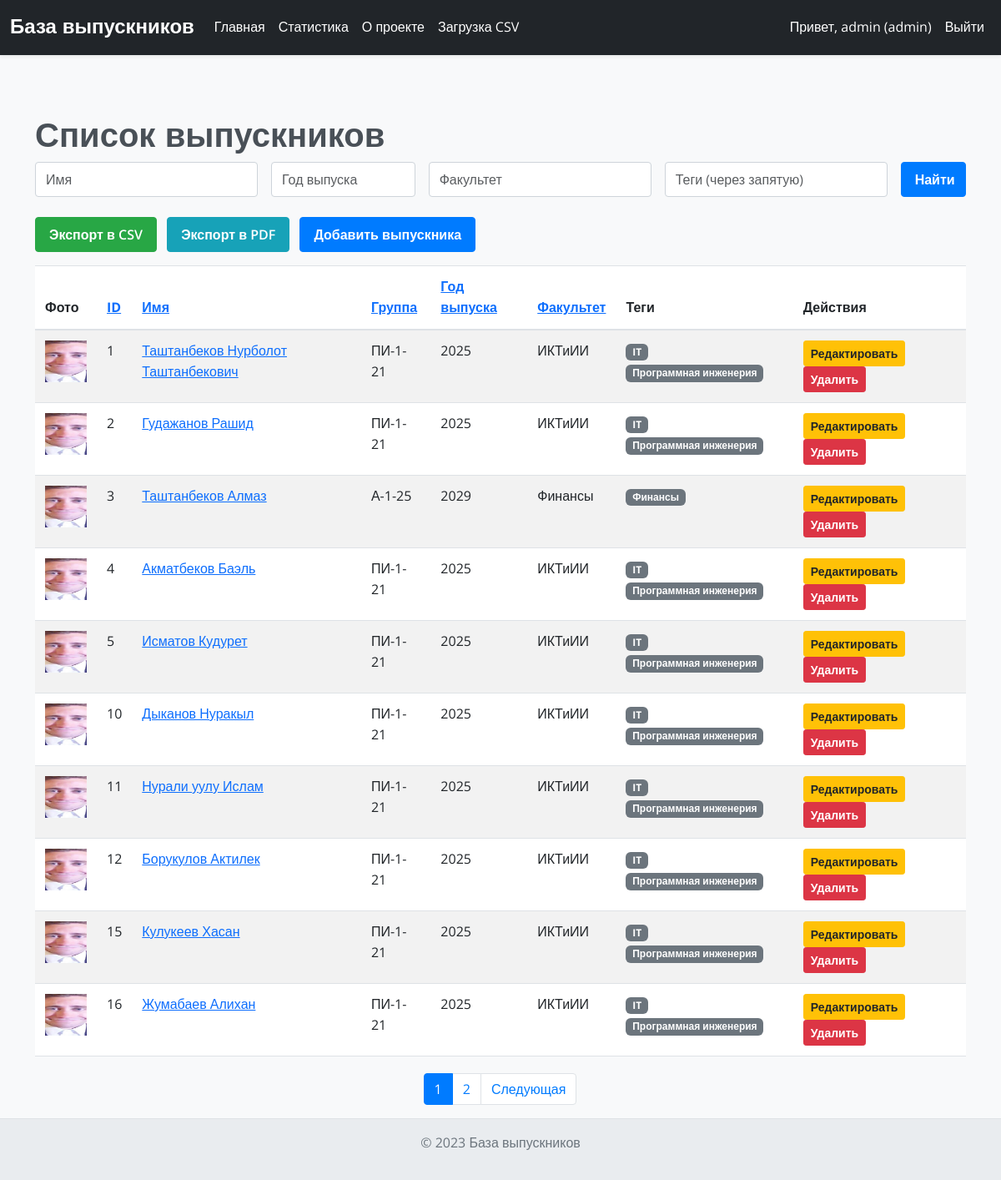
Screenshot of / (signed in) with the database file from the repository.
### models.py (models this page shows)
class User(UserMixin, db.Model):
    id = db.Column(db.Integer, primary_key=True)
    username = db.Column(db.String(50), unique=True, nullable=False)
    password = db.Column(db.String(100), nullable=False)
    role = db.Column(db.String(20), nullable=False, default='guest')  # guest, manager, admin

class Graduate(db.Model):
    id = db.Column(db.Integer, primary_key=True)
    name = db.Column(db.String(100), nullable=False)
    group = db.Column(db.String(20), nullable=False)
    graduation_year = db.Column(db.String(4), nullable=False)
    faculty = db.Column(db.String(100), nullable=False)
    bio = db.Column(db.Text, nullable=True)
    photo = db.Column(db.String(200), nullable=True)
    tags = db.relationship('Tag', secondary='graduate_tags', backref=db.backref('graduates', lazy='dynamic'))

class Tag(db.Model):
    id = db.Column(db.Integer, primary_key=True)
    name = db.Column(db.String(50), unique=True, nullable=False)

### routes/main.py (the view)
@main_bp.route('/')
@login_required
def index():
    name = request.args.get('name', '')
    graduation_year = request.args.get('graduation_year', '')
    faculty = request.args.get('faculty', '')
    tags = request.args.get('tags', '')
    page = request.args.get('page', 1, type=int)
    per_page = 10
    query = Graduate.query
    if name:
        query = query.filter(Graduate.name.ilike(f'%{name}%'))
    if graduation_year:
        query = query.filter(Graduate.graduation_year == graduation_year)
    if faculty:
        query = query.filter(Graduate.faculty.ilike(f'%{faculty}%'))
    if tags:
        tag_list = [tag.strip() for tag in tags.split(',') if tag.strip()]
        for tag_name in tag_list:
            query = query.join(graduate_tags).join(Tag).filter(Tag.name.ilike(f'%{tag_name}%'))
    sort_by = request.args.get('sort_by', 'id')
    sort_order = request.args.get('sort_order', 'asc')
    order = getattr(Graduate, sort_by)
    if sort_order == 'desc':
        order = order.desc()
    pagination = query.order_by(order).paginate(page=page, per_page=per_page, error_out=False)
    graduates = pagination.items
    all_tags = Tag.query.all()
    return render_template('index.html', graduates=graduates, sort_by=sort_by, sort_order=sort_order,
                           name=name, graduation_year=graduation_year, faculty=faculty, tags=tags,
                           all_tags=all_tags, pagination=pagination)

### app.py (called while the page is built)
@login_manager.user_loader
def load_user(user_id):
    return db.session.get(User, int(user_id))

### templates/index.html (shortened to what this page needs)
{% extends 'base.html' %}
{% block content %}
<h1>Список выпускников</h1>
<form method="get" class="mb-4">
    <div class="row g-3">
        <div class="col-md-3">
            <input type="text" class="form-control" name="name" placeholder="Имя" value="{{ name }}">
        </div>
        <div class="col-md-2">
            <input type="text" class="form-control" name="graduation_year" placeholder="Год выпуска" value="{{ graduation_year }}">
        </div>
        <div class="col-md-3">
            <input type="text" class="form-control" name="faculty" placeholder="Факультет" value="{{ faculty }}">
        </div>
        <div class="col-md-3">
            <input type="text" class="form-control" name="tags" placeholder="Теги (через запятую)" value="{{ tags }}">
        </div>
        <div class="col-md-1">
            <button type="submit" class="btn btn-primary w-100">Найти</button>
        </div>
    </div>
</form>
<div class="mb-3">
    <a href="{{ url_for('main.export', name=name, graduation_year=graduation_year, faculty=faculty, tags=tags, sort_by=sort_by, sort_order=sort_order) }}" class="btn btn-success">Экспорт в CSV</a>
    <a href="{{ url_for('main.export_pdf', name=name, graduation_year=graduation_year, faculty=faculty, tags=tags, sort_by=sort_by, sort_order=sort_order) }}" class="btn btn-info ms-2">Экспорт в PDF</a>
    {% if current_user.is_authenticated and current_user.role in ['admin', 'manager'] %}
    <a href="{{ url_for('graduate.add') }}" class="btn btn-primary ms-2">Добавить выпускника</a>
    {% endif %}
</div>
<table class="table table-striped">
    <thead>
        <tr>
            <th>Фото</th>
            <th>
                <a href="{{ url_for('main.index', sort_by='id', sort_order='desc' if sort_by=='id' and sort_order=='asc' else 'asc', name=name, graduation_year=graduation_year, faculty=faculty, tags=tags, page=pagination.page) }}">ID</a>
            </th>
            <th>
                <a href="{{ url_for('main.index', sort_by='name', sort_order='desc' if sort_by=='name' and sort_order=='asc' else 'asc', name=name, graduation_year=graduation_year, faculty=faculty, tags=tags, page=pagination.page) }}">Имя</a>
            </th>
            <th>
                <a href="{{ url_for('main.index', sort_by='group', sort_order='desc' if sort_by=='group' and sort_order=='asc' else 'asc', name=name, graduation_year=graduation_year, faculty=faculty, tags=tags, page=pagination.page) }}">Группа</a>
            </th>
            <th>
                <a href="{{ url_for('main.index', sort_by='graduation_year', sort_order='desc' if sort_by=='graduation_year' and sort_order=='asc' else 'asc', name=name, graduation_year=graduation_year, faculty=faculty, tags=tags, page=pagination.page) }}">Год выпуска</a>
            </th>
            <th>
                <a href="{{ url_for('main.index', sort_by='faculty', sort_order='desc' if sort_by=='faculty' and sort_order=='asc' else 'asc', name=name, graduation_year=graduation_year, faculty=faculty, tags=tags, page=pagination.page) }}">Факультет</a>
            </th>
            <th>Теги</th>
            {% if current_user.is_authenticated and current_user.role in ['admin', 'manager'] %}
            <th>Действия</th>
            {% endif %}
        </tr>
    </thead>
    <tbody>
        {% for graduate in graduates %}
        <tr>
            <td>
                {% if graduate.photo %}
                <img src="{{ url_for('static', filename='uploads/' + graduate.photo) }}" alt="Photo" style="width: 50px; height: 50px; object-fit: cover;">
                {% else %}
                <img src="{{ url_for('static', filename='uploads/default.jpg') }}" alt="No photo" style="width: 50px; height: 50px; object-fit: cover;">
                {% endif %}
            </td>
            <td>{{ graduate.id }}</td>
            <td><a href="{{ url_for('main.graduate', id=graduate.id) }}">{{ graduate.name }}</a></td>
            <td>{{ graduate.group }}</td>
            <td>{{ graduate.graduation_year }}</td>
            <td>{{ graduate.faculty }}</td>
            <td>
                {% for tag in graduate.tags %}
                <span class="badge bg-secondary">{{ tag.name }}</span>
                {% endfor %}
            </td>
            {% if current_user.is_authenticated and current_user.role in ['admin', 'manager'] %}
            <td>
                <a href="{{ url_for('graduate.edit', id=graduate.id) }}" class="btn btn-sm btn-warning">Редактировать</a>
                <button class="btn btn-sm btn-danger" data-bs-toggle="modal" data-bs-target="#deleteModal" data-delete-url="{{ url_for('graduate.delete', id=graduate.id) }}">Удалить</button>
            </td>
            {% endif %}
        </tr>
        {% endfor %}
    </tbody>
</table>
{% if pagination.pages > 1 %}
<nav aria-label="Page navigation">
    <ul class="pagination justify-content-center">
        {% for page_num in pagination.iter_pages(left_edge=1, left_current=2, right_current=3, right_edge=1) %}
            {% if page_num %}
                {% if page_num == pagination.page %}
                <li class="page-item active">
                    <span class="page-link">{{ page_num }}</span>
                </li>
                {% else %}
                <li class="page-item">
                    <a class="page-link" href="{{ url_for('main.index', page=page_num, name=name, graduation_year=graduation_year, faculty=faculty, tags=tags, sort_by=sort_by, sort_order=sort_order) }}">{{ page_num }}</a>
                </li>
                {% endif %}
            {% else %}
                <li class="page-item disabled">
                    <span class="page-link">...</span>
                </li>
            {% endif %}
        {% endfor %}
        {% if pagination.has_next %}
        <li class="page-item">
            <a class="page-link" href="{{ url_for('main.index', page=pagination.next_num, name=name, graduation_year=graduation_year, faculty=faculty, tags=tags, sort_by=sort_by, sort_order=sort_order) }}">Следующая</a>
        </li>
        {% endif %}
    </ul>
</nav>
{% endif %}
{% endblock %}

### templates/base.html (shortened to what this page needs)
<!DOCTYPE html>
<html lang="ru">
<head>
    <link href="https://cdn.jsdelivr.net/npm/bootstrap@5.3.0/dist/css/bootstrap.min.css" rel="stylesheet">
    <link rel="stylesheet" href="{{ url_for('static', filename='css/base.css') }}">
    <link rel="stylesheet" href="{{ url_for('static', filename='css/navbar.css') }}">
    <link rel="stylesheet" href="{{ url_for('static', filename='css/footer.css') }}">
    <link rel="stylesheet" href="{{ url_for('static', filename='css/alerts.css') }}">
    <link rel="stylesheet" href="{{ url_for('static', filename='css/badges.css') }}">
    <link rel="stylesheet" href="{{ url_for('static', filename='css/modals.css') }}">
    <link rel="stylesheet" href="{{ url_for('static', filename='css/forms.css') }}">
    <link rel="stylesheet" href="{{ url_for('static', filename='css/tables.css') }}">
    <link rel="stylesheet" href="{{ url_for('static', filename='css/pagination.css') }}">
    <link rel="stylesheet" href="{{ url_for('static', filename='css/buttons.css') }}">
    <link rel="stylesheet" href="{{ url_for('static', filename='css/choices.css') }}">
    <link rel="stylesheet" href="{{ url_for('static', filename='css/theme.css') }}">
    <link rel="stylesheet" href="{{ url_for('static', filename='css/stats.css') }}">
</head>
<body>
    <nav class="navbar navbar-expand-lg navbar-dark bg-dark shadow-sm">
        <div class="container-fluid">
            <a class="navbar-brand" href="{{ url_for('main.index') }}">База выпускников</a>
            <div class="collapse navbar-collapse" id="navbarNav">
                <ul class="navbar-nav me-auto">
                    {% if request.endpoint not in ['auth.login', 'auth.register'] %}
                    <li class="nav-item">
                        <a class="nav-link" href="{{ url_for('main.index') }}">Главная</a>
                    </li>
                    <li class="nav-item">
                        <a class="nav-link" href="{{ url_for('main.stats') }}">Статистика</a>
                    </li>
                    <li class="nav-item">
                        <a class="nav-link" href="{{ url_for('main.about') }}">О проекте</a>
                    </li>
                    {% endif %}
                    {% if current_user.is_authenticated and current_user.role in ['admin', 'manager'] %}
                    <li class="nav-item">
                        <a class="nav-link" href="{{ url_for('graduate.upload') }}">Загрузка CSV</a>
                    </li>
                    {% endif %}
                </ul>
                <ul class="navbar-nav">
                    {% if current_user.is_authenticated %}
                    <li class="nav-item">
                        <span class="nav-link">Привет, {{ current_user.username }} ({{ current_user.role }})</span>
                    </li>
                    <li class="nav-item">
                        <a class="nav-link" href="#" data-bs-toggle="modal" data-bs-target="#logoutModal">Выйти</a>
                    </li>
                    {% endif %}
                </ul>
            </div>
        </div>
    </nav>
    <div class="container mt-5 pt-4">
        {% block content %}
        {% endblock %}
    </div>
    {% if request.endpoint not in ['auth.login', 'auth.register'] %}
    <footer class="text-center py-3">
        <p>&copy; 2023 База выпускников</p>
    </footer>
    {% endif %}
</body>
</html>

### static/css/base.css (style rules this page uses)
body { background-color: #f8f9fa; display: flex; flex-direction: column; min-height: 100vh; color: #495057; font-size: 1rem; line-height: 1.6; font-family: 'Open Sans', sans-serif; font-weight: 400; transition: background-color 0.3s ease, color 0.3s ease; }
h1, h2, h3, h4, h5, h6, .navbar-brand { font-family: 'Montserrat', sans-serif; font-weight: 700; line-height: 1.2; }
.container.mt-5.pt-4 { flex: 1; }

### static/css/navbar.css (style rules this page uses)
.navbar { background-color: #343a40; box-shadow: 0 2px 4px rgba(0, 0, 0, 0.1); padding-top: 0.75rem; padding-bottom: 0.75rem; transition: background-color 0.3s ease; }
.navbar-brand { color: #fff !important; font-size: 1.5rem; }
.navbar-nav .nav-link { color: #fff !important; padding-left: 1rem; padding-right: 1rem; transition: color 0.3s ease; }

### static/css/footer.css (style rules this page uses)
footer { background-color: #e9ecef; border-top: 1px solid #dee2e6; padding-top: 1.5rem; padding-bottom: 1.5rem; color: #6c757d; text-align: center; transition: background-color 0.3s ease, color 0.3s ease; }

### static/css/forms.css (style rules this page uses)
form.mb-4 .form-control, .upload-form .form-control { border-radius: 0.25rem; border: 1px solid #ced4da; padding: 0.5rem 0.75rem; }
form.mb-4 .btn, .upload-form .btn { border-radius: 0.25rem; padding: 0.5rem 1rem; font-weight: 600; }

### static/css/tables.css (style rules this page uses)
.table { width: 100%; margin-bottom: 1rem; color: #212529; }
.table th, .table td { padding: 0.75rem; vertical-align: top; border-top: 1px solid #dee2e6; }
.table thead th { vertical-align: bottom; border-bottom: 2px solid #dee2e6; }
.table-striped tbody tr:nth-of-type(odd) { background-color: rgba(0, 0, 0, 0.05); }

### static/css/pagination.css (style rules this page uses)
.pagination { margin-top: 20px; display: flex; justify-content: center; list-style: none; border-radius: 0.25rem; }
.page-item:first-child .page-link { border-top-left-radius: 0.25rem; border-bottom-left-radius: 0.25rem; }
.page-item:last-child .page-link { border-top-right-radius: 0.25rem; border-bottom-right-radius: 0.25rem; }
.page-link { position: relative; display: block; padding: 0.5rem 0.75rem; margin-left: -1px; line-height: 1.25; color: #007bff; background-color: #fff; border: 1px solid #dee2e6; transition: background-color 0.3s ease, color 0.3s ease, border-color 0.3s ease; }
.page-item.active .page-link { z-index: 3; color: #fff; background-color: #007bff; border-color: #007bff; }

### static/css/buttons.css (style rules this page uses)
.btn { display: inline-block; font-weight: 600; color: #212529; text-align: center; vertical-align: middle; cursor: pointer; -webkit-user-select: none; -moz-user-select: none; user-select: none; background-color: transparent; border: 1px solid transparent; padding: 0.5rem 1rem; font-size: 1rem; border-radius: 0.25rem; transition: color 0.15s ease-in-out, background-color 0.15s ease-in-out, border-color 0.15s ease-in-out, box-shadow 0.15s ease-in-out; }
.btn-primary { background-color: #007bff; border-color: #007bff; color: #fff; }
.btn-success { background-color: #28a745; border-color: #28a745; color: #fff; }
.btn-info { background-color: #17a2b8; border-color: #17a2b8; color: #fff; }
.btn-warning { background-color: #ffc107; border-color: #ffc107; color: #212529; }
.btn-danger { background-color: #dc3545; border-color: #dc3545; color: #fff; }
.btn-sm { padding: 0.25rem 0.5rem; font-size: 0.875rem; border-radius: 0.2rem; }

### rows the page displays
User: username "admin", role "admin"
Graduate: id "1", name "Таштанбеков Нурболот Таштанбекович", group "ПИ-1-21", graduation_year "2025", faculty "ИКТиИИ"
Tag: name "IT"
Tag: name "Программная инженерия"
Graduate: id "2", name "Гудажанов Рашид", group "ПИ-1-21", graduation_year "2025", faculty "ИКТиИИ"
Graduate: id "3", name "Таштанбеков Алмаз", group "А-1-25", graduation_year "2029", faculty "Финансы"
Tag: name "Финансы"
Graduate: id "4", name "Акматбеков Баэль", group "ПИ-1-21", graduation_year "2025", faculty "ИКТиИИ"
Graduate: id "5", name "Исматов Кудурет", group "ПИ-1-21", graduation_year "2025", faculty "ИКТиИИ"
Graduate: id "10", name "Дыканов Нуракыл", group "ПИ-1-21", graduation_year "2025", faculty "ИКТиИИ"
Graduate: id "11", name "Нурали уулу Ислам", group "ПИ-1-21", graduation_year "2025", faculty "ИКТиИИ"
Graduate: id "12", name "Борукулов Актилек", group "ПИ-1-21", graduation_year "2025", faculty "ИКТиИИ"
Graduate: id "15", name "Кулукеев Хасан", group "ПИ-1-21", graduation_year "2025", faculty "ИКТиИИ"
Graduate: id "16", name "Жумабаев Алихан", group "ПИ-1-21", graduation_year "2025", faculty "ИКТиИИ"

### other values shown
{{ page_num }} "1"
{{ page_num }} "2"
